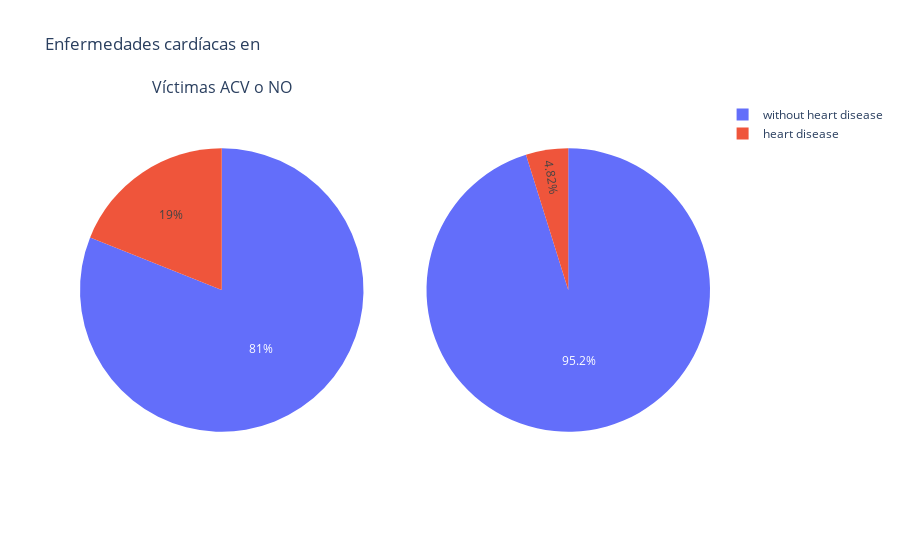

The notebook cell saved with this chart:
### Markdown cell above
#### 6. Enfermedades cardíacas

### Code cell
fig = make_subplots(
    rows=1, cols=2,
    specs=[[{"type": "domain"}, {"type": "domain"}]],
    subplot_titles=("Víctimas ACV o NO", 
                    "")
)

group_heart_disease = df_stroke.groupby(['heart_disease'])['stroke'].count().reset_index()
group_heart_disease['heart_disease'] = np.where(group_heart_disease['heart_disease'] == 1,'heart disease','without heart disease')
fig.add_trace(go.Pie(values=group_heart_disease['stroke'], labels=group_heart_disease['heart_disease']),
              row=1, col=1)

group_heart_disease = df_stroke_NO.groupby(['heart_disease'])['stroke'].count().reset_index()
group_heart_disease['heart_disease'] = np.where(group_heart_disease['heart_disease'] == 1,'heart disease','without heart disease')
fig.add_trace(go.Pie(values=group_heart_disease['stroke'], labels=group_heart_disease['heart_disease']),
              row=1, col=2)

fig.update_layout(title='Enfermedades cardíacas en', height=500)

fig.show()

### Figure 1 — Plotly figure (JSON) as saved in the notebook; plotly's stock layout.template omitted (floating-point values rounded to 4 significant figures)
{"data": [{"domain": {"x": [0, 0.45], "y": [0, 1]}, "labels": ["without heart disease", "heart disease"], "type": "pie", "values": [201, 47]}, {"domain": {"x": [0.55, 1], "y": [0, 1]}, "labels": ["without heart disease", "heart disease"], "type": "pie", "values": [4505, 228]}], "layout": {"annotations": [{"font": {"size": 16}, "showarrow": false, "text": "Víctimas ACV o NO", "x": 0.225, "xanchor": "center", "xref": "paper", "y": 1, "yanchor": "bottom", "yref": "paper"}], "autosize": true, "title": {"text": "Enfermedades cardíacas en"}}}
